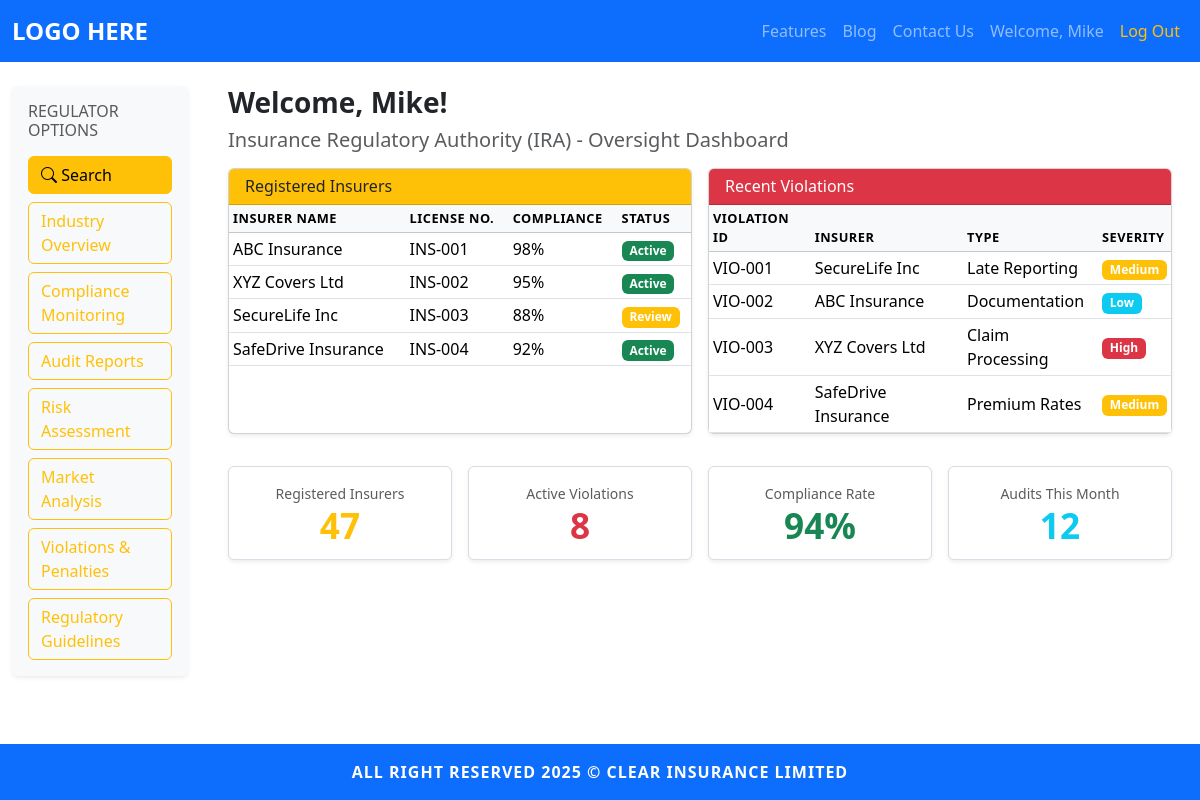
/regulator/dashboard (signed in), run on the app's committed database.
### models.py (models this page shows, shortened)
class Regulator(UserMixin, db.Model):
	id = db.Column(db.Integer, primary_key=True)
	username = db.Column(db.String(150), unique=True, nullable=False)
	email = db.Column(db.String(150), unique=True, nullable=False)
	password = db.Column(db.String(256), nullable=False)
	staff_id = db.Column(db.String(50), unique=True, nullable=True)
	regulatory_body_id = db.Column(db.Integer, db.ForeignKey('regulatory_body.id'), nullable=True)
	is_approved = db.Column(db.Boolean, default=False, nullable=False)
	is_active = db.Column(db.Boolean, default=True, nullable=False)
	approval_date = db.Column(db.DateTime, nullable=True)

class RegulatoryBody(db.Model):
	id = db.Column(db.Integer, primary_key=True)
	name = db.Column(db.String(200), unique=True, nullable=False)
	is_active = db.Column(db.Boolean, default=True, nullable=False)
	regulators = db.relationship('Regulator', backref='regulatory_body', lazy=True)

### app.py (the view, shortened to what this page needs)
@app.route('/regulator/dashboard')
@login_required
@regulator_required
def regulator_dashboard():
	return render_template('regulator/regulatordashboard.html')

### app.py (called while the page is built)
@login_manager.user_loader
def load_user(user_id):
	if '_' not in user_id:
		return None
	user_type, user_pk = user_id.split('_', 1)
	model_map = {
		'admin': Admin,
		'customer': Customer,
		'insurer': Insurer,
		'regulator': Regulator
	}
	model = model_map.get(user_type)
	if model:
		return model.query.get(int(user_pk))
	return None

### templates/regulator/regulatordashboard.html
{% extends 'base.html' %}
{% block content %}
<div class="container-fluid py-4">
	<div class="row">
		<aside class="col-12 col-md-3 col-lg-2 mb-4 mb-md-0">
			<div class="dashboard-sidebar p-3 bg-light rounded shadow-sm">
				<h6 class="text-uppercase text-muted mb-3">Regulator Options</h6>
				<div class="d-grid gap-2">
					<a class="btn btn-warning sidebar-btn" href="{{ url_for('regulator_search') }}">
						<i class="bi bi-search"></i> Search
					</a>
					<a class="btn btn-outline-warning sidebar-btn" href="#">Industry Overview</a>
					<a class="btn btn-outline-warning sidebar-btn" href="#">Compliance Monitoring</a>
					<a class="btn btn-outline-warning sidebar-btn" href="#">Audit Reports</a>
					<a class="btn btn-outline-warning sidebar-btn" href="#">Risk Assessment</a>
					<a class="btn btn-outline-warning sidebar-btn" href="#">Market Analysis</a>
					<a class="btn btn-outline-warning sidebar-btn" href="#">Violations & Penalties</a>
					<a class="btn btn-outline-warning sidebar-btn" href="#">Regulatory Guidelines</a>
				</div>
			</div>
		</aside>
		<main class="col-12 col-md-9 col-lg-10">
			<div class="px-2 px-md-3">
				<h3 class="fw-bold mb-2">Welcome, {{ current_user.username }}!</h3>
				<h5 class="text-muted mb-3">{{ current_user.regulatory_body.name if current_user.regulatory_body else 'Regulatory Body' }} - Oversight Dashboard</h5>
				<div class="row g-3">
					<div class="col-12 col-lg-6">
						<div class="card shadow-sm h-100">
							<div class="card-header bg-warning text-dark">
								<h6 class="mb-0">Registered Insurers</h6>
							</div>
							<div class="card-body p-0">
								<div class="table-responsive">
									<table class="table table-sm table-hover mb-0 align-middle">
										<thead class="table-light">
											<tr>
												<th>Insurer Name</th>
												<th>License No.</th>
												<th>Compliance</th>
												<th>Status</th>
											</tr>
										</thead>
										<tbody>
											<tr>
												<td>ABC Insurance</td>
												<td>INS-001</td>
												<td>98%</td>
												<td><span class="badge bg-success">Active</span></td>
											</tr>
											<tr>
												<td>XYZ Covers Ltd</td>
												<td>INS-002</td>
												<td>95%</td>
												<td><span class="badge bg-success">Active</span></td>
											</tr>
											<tr>
												<td>SecureLife Inc</td>
												<td>INS-003</td>
												<td>88%</td>
												<td><span class="badge bg-warning">Review</span></td>
											</tr>
											<tr>
												<td>SafeDrive Insurance</td>
												<td>INS-004</td>
												<td>92%</td>
												<td><span class="badge bg-success">Active</span></td>
											</tr>
										</tbody>
									</table>
								</div>
							</div>
						</div>
					</div>
					<div class="col-12 col-lg-6">
						<div class="card shadow-sm h-100">
							<div class="card-header bg-danger text-white">
								<h6 class="mb-0">Recent Violations</h6>
							</div>
							<div class="card-body p-0">
								<div class="table-responsive">
									<table class="table table-sm table-hover mb-0 align-middle">
										<thead class="table-light">
											<tr>
												<th>Violation ID</th>
												<th>Insurer</th>
												<th>Type</th>
												<th>Severity</th>
											</tr>
										</thead>
										<tbody>
											<tr>
												<td>VIO-001</td>
												<td>SecureLife Inc</td>
												<td>Late Reporting</td>
												<td><span class="badge bg-warning">Medium</span></td>
											</tr>
											<tr>
												<td>VIO-002</td>
												<td>ABC Insurance</td>
												<td>Documentation</td>
												<td><span class="badge bg-info">Low</span></td>
											</tr>
											<tr>
												<td>VIO-003</td>
												<td>XYZ Covers Ltd</td>
												<td>Claim Processing</td>
												<td><span class="badge bg-danger">High</span></td>
											</tr>
											<tr>
												<td>VIO-004</td>
												<td>SafeDrive Insurance</td>
												<td>Premium Rates</td>
												<td><span class="badge bg-warning">Medium</span></td>
											</tr>
										</tbody>
									</table>
								</div>
							</div>
						</div>
					</div>
				</div>
				<div class="row g-3 mt-3">
					<div class="col-6 col-md-3">
						<div class="metric-card text-center shadow-sm p-3 bg-white rounded h-100">
							<p class="text-muted mb-1 small">Registered Insurers</p>
							<p class="metric-value text-warning mb-0">47</p>
						</div>
					</div>
					<div class="col-6 col-md-3">
						<div class="metric-card text-center shadow-sm p-3 bg-white rounded h-100">
							<p class="text-muted mb-1 small">Active Violations</p>
							<p class="metric-value text-danger mb-0">8</p>
						</div>
					</div>
					<div class="col-6 col-md-3">
						<div class="metric-card text-center shadow-sm p-3 bg-white rounded h-100">
							<p class="text-muted mb-1 small">Compliance Rate</p>
							<p class="metric-value text-success mb-0">94%</p>
						</div>
					</div>
					<div class="col-6 col-md-3">
						<div class="metric-card text-center shadow-sm p-3 bg-white rounded h-100">
							<p class="text-muted mb-1 small">Audits This Month</p>
							<p class="metric-value text-info mb-0">12</p>
						</div>
					</div>
				</div>
			</div>
		</main>
	</div>
</div>
{% endblock %}

### templates/base.html (shortened to what this page needs)
<!DOCTYPE html>
<html lang="en">
<head>
	<link href="https://cdn.jsdelivr.net/npm/bootstrap@5.3.2/dist/css/bootstrap.min.css" rel="stylesheet">
	<link rel="stylesheet" href="https://cdn.jsdelivr.net/npm/bootstrap-icons@1.10.0/font/bootstrap-icons.css">
	<link rel="stylesheet" href="{{ url_for('static', filename='css/style.css') }}">
</head>
<body class="d-flex flex-column min-vh-100">
	<nav class="navbar navbar-expand-lg navbar-dark bg-primary sticky-top">
		<div class="container-fluid">
			<a class="navbar-brand fw-bold" href="/">LOGO HERE</a>
			<div class="collapse navbar-collapse" id="navbarNav">
			<ul class="navbar-nav ms-auto mb-2 mb-lg-0 align-items-lg-center">
				<li class="nav-item"><a class="nav-link" href="/features">Features</a></li>
				<li class="nav-item"><a class="nav-link" href="/blog">Blog</a></li>
				<li class="nav-item"><a class="nav-link" href="/contact">Contact Us</a></li>
				{% if current_user is defined and current_user.is_authenticated %}
					<li class="nav-item"><a class="nav-link" href="{{ url_for('dashboard') }}">Welcome, {{ current_user.username }}</a></li>
					<li class="nav-item"><a class="nav-link text-warning" href="/logout">Log Out</a></li>
				{% else %}
					<li class="nav-item"><a class="nav-link" href="/auth/login">Log In</a></li>
					<li class="nav-item"><a class="nav-link" href="/auth/signup">Sign Up</a></li>
				{% endif %}
			</ul>
			</div>
		</div>
	</nav>
		{% block content %}{% endblock %}
	<footer class="footer mt-auto py-3 bg-primary text-white text-center sticky-bottom">
		<div class="container">
			<span>ALL RIGHT RESERVED 2025 &copy; CLEAR INSURANCE LIMITED</span>
		</div>
	</footer>
</body>
</html>

### static/css/style.css (style rules this page uses)
.footer { font-weight: bold; letter-spacing: 1px; }
.navbar-brand { font-size: 1.5rem; font-weight: bold; }
.sticky-bottom { position: sticky; bottom: 0; width: 100%; z-index: 1030; }
.dashboard-sidebar .sidebar-btn { text-align: left; font-weight: 500; }
.metric-card { background: #f2f4fa; border: 1px solid #d9dde5; }
.metric-value { font-size: 2.2rem; font-weight: 700; line-height: 1; }
.table thead th { font-size: 0.8rem; text-transform: uppercase; letter-spacing: .5px; }

### data on the page
Regulator: username "Mike"
RegulatoryBody: regulatory_body "Insurance Regulatory Authority (IRA)"
